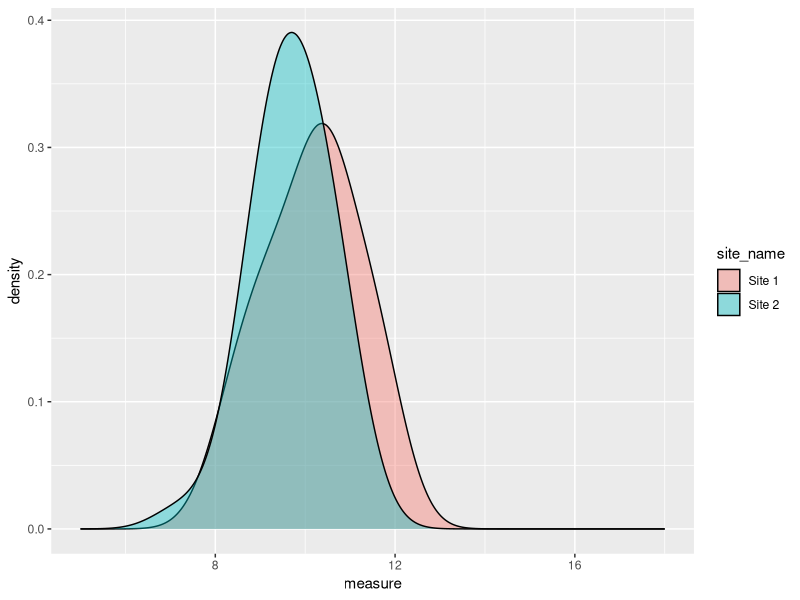
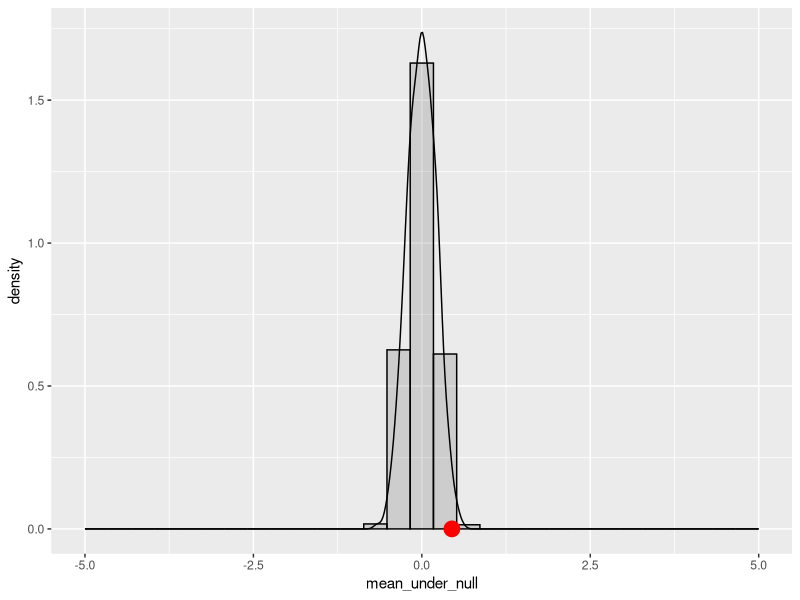
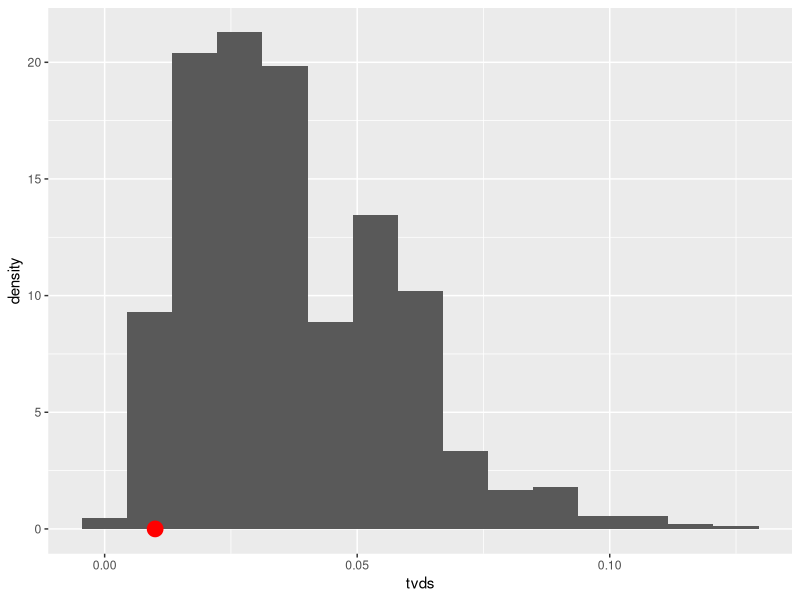

Write R code to recreate these figures, in order.
library(tidyverse)

##Question 1
set.seed(110)
data_1 = tibble(measure=rnorm(5, 10, 1))
data_1$site_name <- 'Site 1'
data_2 = tibble(measure=rnorm(5, 10, 1))
data_2$site_name <- 'Site 2'
complete_data = rbind(data_1, data_2)
complete_data

mean(complete_data[complete_data$site_name == "Site 1", ]$measure)
mean(complete_data[complete_data$site_name == "Site 2", ]$measure)

tapply(complete_data$measure, complete_data$site_name, mean)

##Question 2
set.seed(110)
data_1 = tibble(measure=rnorm(40, 10, 1))
data_1$site_name <- 'Site 1'
data_2 = tibble(measure=rnorm(40, 10, 1))
data_2$site_name <- 'Site 2'
complete_data = rbind(data_1, data_2)

ggplot(complete_data, aes(x=measure, fill = site_name)) + 
  geom_density(alpha = 0.4, bw =0.60) + 
  xlim(5,18)

bootstrap_concat = function(data_1, data_2){
  
  concat_data = c(data_1, data_2)
  len_concat_data = length(concat_data)
  
  len_data_1 = length(data_1)    
  shuffled_data = sample(concat_data)
  new_data_1 = shuffled_data[1:len_data_1]
  new_data_2 = shuffled_data[(len_data_1+1):len_concat_data]
  mean(new_data_1) - mean(new_data_2)
}

bootstrap_concat(data_1$measure, data_2$measure)
mean_under_null = replicate(1000, bootstrap_concat(data_1$measure, data_2$measure))

observed_value = mean(data_1$measure) - mean(data_2$measure)
observed_value

ggplot()+
  geom_histogram(aes(mean_under_null, y=..density..), bins =30, alpha=0.2, color="black") + 
  geom_density(aes(mean_under_null), bw=0.05, size=0.5) + 
  xlim(-5, 5) + 
  geom_point(aes(observed_value, 0), color="red", size=5)

#P value 
sum(mean_under_null <= observed_value) / length(mean_under_null)

#Question 3
coral_sp = c("P. lobata","P. lobata", "M. capitata", "M. capitata", "P. mendrina","P. mendrina")
ratios =c(0.60, 0.61, 0.19, 0.19, 0.21, 0.20)
coral_proportions = tibble(coral_sp, ratios)

coral_multinom = function(){
  true_proportions = c(0.60,0.19,0.21)
  sample_proportions = rmultinom(1, 200, prob=c(0.61,0.19,0.20))/200
  sample_tvd = sum(abs(true_proportions- sample_proportions))/2
  sample_tvd
}
coral_multinom()

subtract_abs = function(x){
  abs(x[1] - x[2])
}

sum(tapply(coral_proportions$ratios, coral_proportions$coral_sp, subtract_abs))/2

observed_stat = sum(tapply(coral_proportions$ratios, coral_proportions$coral_sp, subtract_abs))/2
tvds = replicate(1000, coral_multinom())
p_value = sum(tvds > observed_stat)/length(tvds)
p_value

ggplot()+ 
  geom_histogram(aes(tvds, ..density..), bins = 15) +
  geom_point(aes(observed_stat, 0), size=5, color="red")
